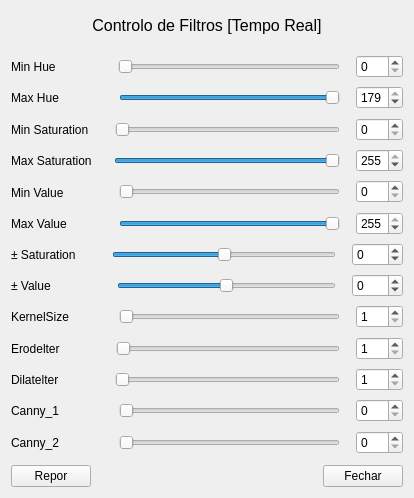
<?xml version="1.0" encoding="UTF-8"?>
<ui version="4.0">
 <class>Form</class>
 <widget class="QWidget" name="Form">
  <property name="geometry">
   <rect>
    <x>0</x>
    <y>0</y>
    <width>414</width>
    <height>498</height>
   </rect>
  </property>
  <property name="minimumSize">
   <size>
    <width>280</width>
    <height>0</height>
   </size>
  </property>
  <property name="windowTitle">
   <string>Controlo de Filtros</string>
  </property>
  <property name="windowIcon">
   <iconset>
    <normaloff>icons/colour.ico</normaloff>icons/colour.ico</iconset>
  </property>
  <layout class="QVBoxLayout" name="verticalLayout">
   <item>
    <spacer name="verticalSpacer">
     <property name="orientation">
      <enum>Qt::Vertical</enum>
     </property>
     <property name="sizeType">
      <enum>QSizePolicy::Preferred</enum>
     </property>
     <property name="sizeHint" stdset="0">
      <size>
       <width>20</width>
       <height>5</height>
      </size>
     </property>
    </spacer>
   </item>
   <item>
    <widget class="QLabel" name="title_lb">
     <property name="sizePolicy">
      <sizepolicy hsizetype="Preferred" vsizetype="Fixed">
       <horstretch>0</horstretch>
       <verstretch>100</verstretch>
      </sizepolicy>
     </property>
     <property name="font">
      <font>
       <family>MS Shell Dlg 2</family>
       <pointsize>12</pointsize>
       <weight>50</weight>
       <italic>false</italic>
       <bold>false</bold>
      </font>
     </property>
     <property name="layoutDirection">
      <enum>Qt::LeftToRight</enum>
     </property>
     <property name="styleSheet">
      <string notr="true">font: 12pt &quot;MS Shell Dlg 2&quot;;</string>
     </property>
     <property name="text">
      <string>Controlo de Filtros [Tempo Real]</string>
     </property>
     <property name="textFormat">
      <enum>Qt::AutoText</enum>
     </property>
     <property name="alignment">
      <set>Qt::AlignCenter</set>
     </property>
    </widget>
   </item>
   <item>
    <spacer name="verticalSpacer_2">
     <property name="orientation">
      <enum>Qt::Vertical</enum>
     </property>
     <property name="sizeType">
      <enum>QSizePolicy::Preferred</enum>
     </property>
     <property name="sizeHint" stdset="0">
      <size>
       <width>20</width>
       <height>13</height>
      </size>
     </property>
    </spacer>
   </item>
   <item>
    <layout class="QHBoxLayout" name="horizontalLayout">
     <item>
      <widget class="QLabel" name="minhue_lb">
       <property name="sizePolicy">
        <sizepolicy hsizetype="Preferred" vsizetype="Expanding">
         <horstretch>0</horstretch>
         <verstretch>0</verstretch>
        </sizepolicy>
       </property>
       <property name="text">
        <string>Min Hue     ⠀      </string>
       </property>
       <property name="scaledContents">
        <bool>false</bool>
       </property>
       <property name="alignment">
        <set>Qt::AlignLeading|Qt::AlignLeft|Qt::AlignVCenter</set>
       </property>
      </widget>
     </item>
     <item>
      <spacer name="horizontalSpacer_6">
       <property name="orientation">
        <enum>Qt::Horizontal</enum>
       </property>
       <property name="sizeType">
        <enum>QSizePolicy::Preferred</enum>
       </property>
       <property name="sizeHint" stdset="0">
        <size>
         <width>10</width>
         <height>20</height>
        </size>
       </property>
      </spacer>
     </item>
     <item>
      <widget class="QSlider" name="minhue_slider">
       <property name="maximum">
        <number>179</number>
       </property>
       <property name="orientation">
        <enum>Qt::Horizontal</enum>
       </property>
      </widget>
     </item>
     <item>
      <spacer name="horizontalSpacer_12">
       <property name="orientation">
        <enum>Qt::Horizontal</enum>
       </property>
       <property name="sizeType">
        <enum>QSizePolicy::Preferred</enum>
       </property>
       <property name="sizeHint" stdset="0">
        <size>
         <width>10</width>
         <height>20</height>
        </size>
       </property>
      </spacer>
     </item>
     <item>
      <widget class="QSpinBox" name="minhue_spinbox">
       <property name="sizePolicy">
        <sizepolicy hsizetype="Preferred" vsizetype="Fixed">
         <horstretch>0</horstretch>
         <verstretch>0</verstretch>
        </sizepolicy>
       </property>
       <property name="minimumSize">
        <size>
         <width>47</width>
         <height>0</height>
        </size>
       </property>
       <property name="inputMethodHints">
        <set>Qt::ImhDigitsOnly</set>
       </property>
       <property name="minimum">
        <number>0</number>
       </property>
       <property name="maximum">
        <number>179</number>
       </property>
       <property name="value">
        <number>0</number>
       </property>
      </widget>
     </item>
    </layout>
   </item>
   <item>
    <layout class="QHBoxLayout" name="horizontalLayout_4">
     <item>
      <widget class="QLabel" name="maxhue_lb">
       <property name="sizePolicy">
        <sizepolicy hsizetype="Preferred" vsizetype="Expanding">
         <horstretch>0</horstretch>
         <verstretch>0</verstretch>
        </sizepolicy>
       </property>
       <property name="text">
        <string>Max Hue             </string>
       </property>
      </widget>
     </item>
     <item>
      <spacer name="horizontalSpacer_4">
       <property name="orientation">
        <enum>Qt::Horizontal</enum>
       </property>
       <property name="sizeType">
        <enum>QSizePolicy::Preferred</enum>
       </property>
       <property name="sizeHint" stdset="0">
        <size>
         <width>10</width>
         <height>20</height>
        </size>
       </property>
      </spacer>
     </item>
     <item>
      <widget class="QSlider" name="maxhue_slider">
       <property name="maximum">
        <number>179</number>
       </property>
       <property name="value">
        <number>179</number>
       </property>
       <property name="orientation">
        <enum>Qt::Horizontal</enum>
       </property>
      </widget>
     </item>
     <item>
      <spacer name="horizontalSpacer_9">
       <property name="orientation">
        <enum>Qt::Horizontal</enum>
       </property>
       <property name="sizeType">
        <enum>QSizePolicy::Preferred</enum>
       </property>
       <property name="sizeHint" stdset="0">
        <size>
         <width>10</width>
         <height>20</height>
        </size>
       </property>
      </spacer>
     </item>
     <item>
      <widget class="QSpinBox" name="maxhue_spinbox">
       <property name="sizePolicy">
        <sizepolicy hsizetype="Preferred" vsizetype="Fixed">
         <horstretch>0</horstretch>
         <verstretch>0</verstretch>
        </sizepolicy>
       </property>
       <property name="minimumSize">
        <size>
         <width>47</width>
         <height>0</height>
        </size>
       </property>
       <property name="inputMethodHints">
        <set>Qt::ImhDigitsOnly</set>
       </property>
       <property name="minimum">
        <number>0</number>
       </property>
       <property name="maximum">
        <number>179</number>
       </property>
       <property name="value">
        <number>179</number>
       </property>
      </widget>
     </item>
    </layout>
   </item>
   <item>
    <layout class="QHBoxLayout" name="horizontalLayout_2">
     <item>
      <widget class="QLabel" name="minsat_lb">
       <property name="sizePolicy">
        <sizepolicy hsizetype="Preferred" vsizetype="Expanding">
         <horstretch>0</horstretch>
         <verstretch>0</verstretch>
        </sizepolicy>
       </property>
       <property name="text">
        <string>Min Saturation   </string>
       </property>
      </widget>
     </item>
     <item>
      <spacer name="horizontalSpacer_5">
       <property name="orientation">
        <enum>Qt::Horizontal</enum>
       </property>
       <property name="sizeType">
        <enum>QSizePolicy::Preferred</enum>
       </property>
       <property name="sizeHint" stdset="0">
        <size>
         <width>10</width>
         <height>20</height>
        </size>
       </property>
      </spacer>
     </item>
     <item>
      <widget class="QSlider" name="minsat_slider">
       <property name="sizePolicy">
        <sizepolicy hsizetype="Expanding" vsizetype="Fixed">
         <horstretch>0</horstretch>
         <verstretch>0</verstretch>
        </sizepolicy>
       </property>
       <property name="maximum">
        <number>255</number>
       </property>
       <property name="orientation">
        <enum>Qt::Horizontal</enum>
       </property>
      </widget>
     </item>
     <item>
      <spacer name="horizontalSpacer_11">
       <property name="orientation">
        <enum>Qt::Horizontal</enum>
       </property>
       <property name="sizeType">
        <enum>QSizePolicy::Preferred</enum>
       </property>
       <property name="sizeHint" stdset="0">
        <size>
         <width>10</width>
         <height>20</height>
        </size>
       </property>
      </spacer>
     </item>
     <item>
      <widget class="QSpinBox" name="minsat_spinbox">
       <property name="sizePolicy">
        <sizepolicy hsizetype="Preferred" vsizetype="Fixed">
         <horstretch>0</horstretch>
         <verstretch>0</verstretch>
        </sizepolicy>
       </property>
       <property name="minimumSize">
        <size>
         <width>47</width>
         <height>0</height>
        </size>
       </property>
       <property name="inputMethodHints">
        <set>Qt::ImhDigitsOnly</set>
       </property>
       <property name="minimum">
        <number>0</number>
       </property>
       <property name="maximum">
        <number>255</number>
       </property>
      </widget>
     </item>
    </layout>
   </item>
   <item>
    <layout class="QHBoxLayout" name="horizontalLayout_5">
     <item>
      <widget class="QLabel" name="maxsat_lb">
       <property name="sizePolicy">
        <sizepolicy hsizetype="Preferred" vsizetype="Expanding">
         <horstretch>0</horstretch>
         <verstretch>0</verstretch>
        </sizepolicy>
       </property>
       <property name="text">
        <string>Max Saturation   </string>
       </property>
      </widget>
     </item>
     <item>
      <spacer name="horizontalSpacer_3">
       <property name="orientation">
        <enum>Qt::Horizontal</enum>
       </property>
       <property name="sizeType">
        <enum>QSizePolicy::Preferred</enum>
       </property>
       <property name="sizeHint" stdset="0">
        <size>
         <width>10</width>
         <height>20</height>
        </size>
       </property>
      </spacer>
     </item>
     <item>
      <widget class="QSlider" name="maxsat_slider">
       <property name="maximum">
        <number>255</number>
       </property>
       <property name="value">
        <number>255</number>
       </property>
       <property name="orientation">
        <enum>Qt::Horizontal</enum>
       </property>
      </widget>
     </item>
     <item>
      <spacer name="horizontalSpacer_8">
       <property name="orientation">
        <enum>Qt::Horizontal</enum>
       </property>
       <property name="sizeType">
        <enum>QSizePolicy::Preferred</enum>
       </property>
       <property name="sizeHint" stdset="0">
        <size>
         <width>10</width>
         <height>20</height>
        </size>
       </property>
      </spacer>
     </item>
     <item>
      <widget class="QSpinBox" name="maxsat_spinbox">
       <property name="sizePolicy">
        <sizepolicy hsizetype="Preferred" vsizetype="Fixed">
         <horstretch>0</horstretch>
         <verstretch>0</verstretch>
        </sizepolicy>
       </property>
       <property name="minimumSize">
        <size>
         <width>47</width>
         <height>0</height>
        </size>
       </property>
       <property name="inputMethodHints">
        <set>Qt::ImhDigitsOnly</set>
       </property>
       <property name="minimum">
        <number>0</number>
       </property>
       <property name="maximum">
        <number>255</number>
       </property>
       <property name="value">
        <number>255</number>
       </property>
      </widget>
     </item>
    </layout>
   </item>
   <item>
    <layout class="QHBoxLayout" name="horizontalLayout_3">
     <item>
      <widget class="QLabel" name="minval_lb">
       <property name="sizePolicy">
        <sizepolicy hsizetype="Preferred" vsizetype="Expanding">
         <horstretch>0</horstretch>
         <verstretch>0</verstretch>
        </sizepolicy>
       </property>
       <property name="text">
        <string>Min Value   ⠀      </string>
       </property>
      </widget>
     </item>
     <item>
      <spacer name="horizontalSpacer">
       <property name="orientation">
        <enum>Qt::Horizontal</enum>
       </property>
       <property name="sizeType">
        <enum>QSizePolicy::Preferred</enum>
       </property>
       <property name="sizeHint" stdset="0">
        <size>
         <width>10</width>
         <height>20</height>
        </size>
       </property>
      </spacer>
     </item>
     <item>
      <widget class="QSlider" name="minval_slider">
       <property name="maximum">
        <number>255</number>
       </property>
       <property name="orientation">
        <enum>Qt::Horizontal</enum>
       </property>
      </widget>
     </item>
     <item>
      <spacer name="horizontalSpacer_10">
       <property name="orientation">
        <enum>Qt::Horizontal</enum>
       </property>
       <property name="sizeType">
        <enum>QSizePolicy::Preferred</enum>
       </property>
       <property name="sizeHint" stdset="0">
        <size>
         <width>10</width>
         <height>20</height>
        </size>
       </property>
      </spacer>
     </item>
     <item>
      <widget class="QSpinBox" name="minval_spinbox">
       <property name="sizePolicy">
        <sizepolicy hsizetype="Preferred" vsizetype="Fixed">
         <horstretch>0</horstretch>
         <verstretch>0</verstretch>
        </sizepolicy>
       </property>
       <property name="minimumSize">
        <size>
         <width>47</width>
         <height>0</height>
        </size>
       </property>
       <property name="inputMethodHints">
        <set>Qt::ImhDigitsOnly</set>
       </property>
       <property name="minimum">
        <number>0</number>
       </property>
       <property name="maximum">
        <number>255</number>
       </property>
      </widget>
     </item>
    </layout>
   </item>
   <item>
    <layout class="QHBoxLayout" name="horizontalLayout_6">
     <item>
      <widget class="QLabel" name="maxval_lb">
       <property name="enabled">
        <bool>true</bool>
       </property>
       <property name="sizePolicy">
        <sizepolicy hsizetype="Preferred" vsizetype="Expanding">
         <horstretch>0</horstretch>
         <verstretch>0</verstretch>
        </sizepolicy>
       </property>
       <property name="text">
        <string>Max Value    ⠀    </string>
       </property>
      </widget>
     </item>
     <item>
      <spacer name="horizontalSpacer_2">
       <property name="orientation">
        <enum>Qt::Horizontal</enum>
       </property>
       <property name="sizeType">
        <enum>QSizePolicy::Preferred</enum>
       </property>
       <property name="sizeHint" stdset="0">
        <size>
         <width>10</width>
         <height>20</height>
        </size>
       </property>
      </spacer>
     </item>
     <item>
      <widget class="QSlider" name="maxval_slider">
       <property name="maximum">
        <number>255</number>
       </property>
       <property name="value">
        <number>255</number>
       </property>
       <property name="orientation">
        <enum>Qt::Horizontal</enum>
       </property>
      </widget>
     </item>
     <item>
      <spacer name="horizontalSpacer_7">
       <property name="orientation">
        <enum>Qt::Horizontal</enum>
       </property>
       <property name="sizeType">
        <enum>QSizePolicy::Preferred</enum>
       </property>
       <property name="sizeHint" stdset="0">
        <size>
         <width>10</width>
         <height>20</height>
        </size>
       </property>
      </spacer>
     </item>
     <item>
      <widget class="QSpinBox" name="maxval_spinbox">
       <property name="sizePolicy">
        <sizepolicy hsizetype="Preferred" vsizetype="Fixed">
         <horstretch>0</horstretch>
         <verstretch>0</verstretch>
        </sizepolicy>
       </property>
       <property name="minimumSize">
        <size>
         <width>47</width>
         <height>0</height>
        </size>
       </property>
       <property name="inputMethodHints">
        <set>Qt::ImhDigitsOnly</set>
       </property>
       <property name="minimum">
        <number>0</number>
       </property>
       <property name="maximum">
        <number>255</number>
       </property>
       <property name="value">
        <number>255</number>
       </property>
      </widget>
     </item>
    </layout>
   </item>
   <item>
    <layout class="QHBoxLayout" name="horizontalLayout_7">
     <item>
      <widget class="QLabel" name="addsubsat_lb">
       <property name="sizePolicy">
        <sizepolicy hsizetype="Preferred" vsizetype="Expanding">
         <horstretch>0</horstretch>
         <verstretch>0</verstretch>
        </sizepolicy>
       </property>
       <property name="text">
        <string>± Saturation      </string>
       </property>
      </widget>
     </item>
     <item>
      <spacer name="horizontalSpacer_13">
       <property name="orientation">
        <enum>Qt::Horizontal</enum>
       </property>
       <property name="sizeType">
        <enum>QSizePolicy::Preferred</enum>
       </property>
       <property name="sizeHint" stdset="0">
        <size>
         <width>10</width>
         <height>20</height>
        </size>
       </property>
      </spacer>
     </item>
     <item>
      <widget class="QSlider" name="sataddsub_slider">
       <property name="minimum">
        <number>-255</number>
       </property>
       <property name="maximum">
        <number>255</number>
       </property>
       <property name="value">
        <number>0</number>
       </property>
       <property name="orientation">
        <enum>Qt::Horizontal</enum>
       </property>
      </widget>
     </item>
     <item>
      <spacer name="horizontalSpacer_14">
       <property name="orientation">
        <enum>Qt::Horizontal</enum>
       </property>
       <property name="sizeType">
        <enum>QSizePolicy::Preferred</enum>
       </property>
       <property name="sizeHint" stdset="0">
        <size>
         <width>10</width>
         <height>20</height>
        </size>
       </property>
      </spacer>
     </item>
     <item>
      <widget class="QSpinBox" name="sataddsub_spinbox">
       <property name="sizePolicy">
        <sizepolicy hsizetype="Preferred" vsizetype="Fixed">
         <horstretch>0</horstretch>
         <verstretch>0</verstretch>
        </sizepolicy>
       </property>
       <property name="minimumSize">
        <size>
         <width>47</width>
         <height>0</height>
        </size>
       </property>
       <property name="inputMethodHints">
        <set>Qt::ImhDigitsOnly</set>
       </property>
       <property name="minimum">
        <number>-255</number>
       </property>
       <property name="maximum">
        <number>255</number>
       </property>
      </widget>
     </item>
    </layout>
   </item>
   <item>
    <layout class="QHBoxLayout" name="horizontalLayout_8">
     <item>
      <widget class="QLabel" name="addsubsat_lb_2">
       <property name="sizePolicy">
        <sizepolicy hsizetype="Preferred" vsizetype="Expanding">
         <horstretch>0</horstretch>
         <verstretch>0</verstretch>
        </sizepolicy>
       </property>
       <property name="text">
        <string>± Value               </string>
       </property>
      </widget>
     </item>
     <item>
      <spacer name="horizontalSpacer_17">
       <property name="orientation">
        <enum>Qt::Horizontal</enum>
       </property>
       <property name="sizeType">
        <enum>QSizePolicy::Preferred</enum>
       </property>
       <property name="sizeHint" stdset="0">
        <size>
         <width>10</width>
         <height>20</height>
        </size>
       </property>
      </spacer>
     </item>
     <item>
      <widget class="QSlider" name="valaddsub_slider">
       <property name="minimum">
        <number>-255</number>
       </property>
       <property name="maximum">
        <number>255</number>
       </property>
       <property name="value">
        <number>0</number>
       </property>
       <property name="orientation">
        <enum>Qt::Horizontal</enum>
       </property>
      </widget>
     </item>
     <item>
      <spacer name="horizontalSpacer_18">
       <property name="orientation">
        <enum>Qt::Horizontal</enum>
       </property>
       <property name="sizeType">
        <enum>QSizePolicy::Preferred</enum>
       </property>
       <property name="sizeHint" stdset="0">
        <size>
         <width>10</width>
         <height>20</height>
        </size>
       </property>
      </spacer>
     </item>
     <item>
      <widget class="QSpinBox" name="valaddsub_spinbox">
       <property name="sizePolicy">
        <sizepolicy hsizetype="Preferred" vsizetype="Fixed">
         <horstretch>0</horstretch>
         <verstretch>0</verstretch>
        </sizepolicy>
       </property>
       <property name="minimumSize">
        <size>
         <width>47</width>
         <height>0</height>
        </size>
       </property>
       <property name="inputMethodHints">
        <set>Qt::ImhDigitsOnly</set>
       </property>
       <property name="minimum">
        <number>-255</number>
       </property>
       <property name="maximum">
        <number>255</number>
       </property>
      </widget>
     </item>
    </layout>
   </item>
   <item>
    <layout class="QHBoxLayout" name="horizontalLayout_11">
     <item>
      <widget class="QLabel" name="kernelsize_lb">
       <property name="sizePolicy">
        <sizepolicy hsizetype="Preferred" vsizetype="Expanding">
         <horstretch>0</horstretch>
         <verstretch>0</verstretch>
        </sizepolicy>
       </property>
       <property name="text">
        <string>KernelSize          </string>
       </property>
      </widget>
     </item>
     <item>
      <spacer name="horizontalSpacer_19">
       <property name="orientation">
        <enum>Qt::Horizontal</enum>
       </property>
       <property name="sizeType">
        <enum>QSizePolicy::Preferred</enum>
       </property>
       <property name="sizeHint" stdset="0">
        <size>
         <width>10</width>
         <height>20</height>
        </size>
       </property>
      </spacer>
     </item>
     <item>
      <widget class="QSlider" name="kernelsize_slider">
       <property name="minimum">
        <number>1</number>
       </property>
       <property name="maximum">
        <number>30</number>
       </property>
       <property name="pageStep">
        <number>1</number>
       </property>
       <property name="value">
        <number>1</number>
       </property>
       <property name="orientation">
        <enum>Qt::Horizontal</enum>
       </property>
      </widget>
     </item>
     <item>
      <spacer name="horizontalSpacer_20">
       <property name="orientation">
        <enum>Qt::Horizontal</enum>
       </property>
       <property name="sizeType">
        <enum>QSizePolicy::Preferred</enum>
       </property>
       <property name="sizeHint" stdset="0">
        <size>
         <width>10</width>
         <height>20</height>
        </size>
       </property>
      </spacer>
     </item>
     <item>
      <widget class="QSpinBox" name="kernelsize_spinbox">
       <property name="sizePolicy">
        <sizepolicy hsizetype="Preferred" vsizetype="Fixed">
         <horstretch>0</horstretch>
         <verstretch>0</verstretch>
        </sizepolicy>
       </property>
       <property name="minimumSize">
        <size>
         <width>47</width>
         <height>0</height>
        </size>
       </property>
       <property name="inputMethodHints">
        <set>Qt::ImhDigitsOnly</set>
       </property>
       <property name="minimum">
        <number>1</number>
       </property>
       <property name="maximum">
        <number>30</number>
       </property>
      </widget>
     </item>
    </layout>
   </item>
   <item>
    <layout class="QHBoxLayout" name="horizontalLayout_12">
     <item>
      <widget class="QLabel" name="erodelter_lb">
       <property name="sizePolicy">
        <sizepolicy hsizetype="Preferred" vsizetype="Expanding">
         <horstretch>0</horstretch>
         <verstretch>0</verstretch>
        </sizepolicy>
       </property>
       <property name="text">
        <string>Erodelter            </string>
       </property>
      </widget>
     </item>
     <item>
      <spacer name="horizontalSpacer_21">
       <property name="orientation">
        <enum>Qt::Horizontal</enum>
       </property>
       <property name="sizeType">
        <enum>QSizePolicy::Preferred</enum>
       </property>
       <property name="sizeHint" stdset="0">
        <size>
         <width>10</width>
         <height>20</height>
        </size>
       </property>
      </spacer>
     </item>
     <item>
      <widget class="QSlider" name="erodelter_slider">
       <property name="minimum">
        <number>1</number>
       </property>
       <property name="maximum">
        <number>5</number>
       </property>
       <property name="value">
        <number>1</number>
       </property>
       <property name="orientation">
        <enum>Qt::Horizontal</enum>
       </property>
      </widget>
     </item>
     <item>
      <spacer name="horizontalSpacer_22">
       <property name="orientation">
        <enum>Qt::Horizontal</enum>
       </property>
       <property name="sizeType">
        <enum>QSizePolicy::Preferred</enum>
       </property>
       <property name="sizeHint" stdset="0">
        <size>
         <width>10</width>
         <height>20</height>
        </size>
       </property>
      </spacer>
     </item>
     <item>
      <widget class="QSpinBox" name="erodelter_spinbox">
       <property name="sizePolicy">
        <sizepolicy hsizetype="Preferred" vsizetype="Fixed">
         <horstretch>0</horstretch>
         <verstretch>0</verstretch>
        </sizepolicy>
       </property>
       <property name="minimumSize">
        <size>
         <width>47</width>
         <height>0</height>
        </size>
       </property>
       <property name="inputMethodHints">
        <set>Qt::ImhDigitsOnly</set>
       </property>
       <property name="minimum">
        <number>1</number>
       </property>
       <property name="maximum">
        <number>5</number>
       </property>
      </widget>
     </item>
    </layout>
   </item>
   <item>
    <layout class="QHBoxLayout" name="horizontalLayout_15">
     <item>
      <widget class="QLabel" name="dilatelter_lb">
       <property name="sizePolicy">
        <sizepolicy hsizetype="Preferred" vsizetype="Expanding">
         <horstretch>0</horstretch>
         <verstretch>0</verstretch>
        </sizepolicy>
       </property>
       <property name="text">
        <string>Dilatelter            </string>
       </property>
      </widget>
     </item>
     <item>
      <spacer name="horizontalSpacer_27">
       <property name="orientation">
        <enum>Qt::Horizontal</enum>
       </property>
       <property name="sizeType">
        <enum>QSizePolicy::Preferred</enum>
       </property>
       <property name="sizeHint" stdset="0">
        <size>
         <width>10</width>
         <height>20</height>
        </size>
       </property>
      </spacer>
     </item>
     <item>
      <widget class="QSlider" name="dilatelter_slider">
       <property name="minimum">
        <number>1</number>
       </property>
       <property name="maximum">
        <number>5</number>
       </property>
       <property name="value">
        <number>1</number>
       </property>
       <property name="orientation">
        <enum>Qt::Horizontal</enum>
       </property>
      </widget>
     </item>
     <item>
      <spacer name="horizontalSpacer_28">
       <property name="orientation">
        <enum>Qt::Horizontal</enum>
       </property>
       <property name="sizeType">
        <enum>QSizePolicy::Preferred</enum>
       </property>
       <property name="sizeHint" stdset="0">
        <size>
         <width>10</width>
         <height>20</height>
        </size>
       </property>
      </spacer>
     </item>
     <item>
      <widget class="QSpinBox" name="dilatelter_spinbox">
       <property name="sizePolicy">
        <sizepolicy hsizetype="Preferred" vsizetype="Fixed">
         <horstretch>0</horstretch>
         <verstretch>0</verstretch>
        </sizepolicy>
       </property>
       <property name="minimumSize">
        <size>
         <width>47</width>
         <height>0</height>
        </size>
       </property>
       <property name="inputMethodHints">
        <set>Qt::ImhDigitsOnly</set>
       </property>
       <property name="minimum">
        <number>1</number>
       </property>
       <property name="maximum">
        <number>5</number>
       </property>
      </widget>
     </item>
    </layout>
   </item>
   <item>
    <layout class="QHBoxLayout" name="horizontalLayout_14">
     <item>
      <widget class="QLabel" name="canny1_lb">
       <property name="sizePolicy">
        <sizepolicy hsizetype="Preferred" vsizetype="Expanding">
         <horstretch>0</horstretch>
         <verstretch>0</verstretch>
        </sizepolicy>
       </property>
       <property name="text">
        <string>Canny_1             </string>
       </property>
      </widget>
     </item>
     <item>
      <spacer name="horizontalSpacer_25">
       <property name="orientation">
        <enum>Qt::Horizontal</enum>
       </property>
       <property name="sizeType">
        <enum>QSizePolicy::Preferred</enum>
       </property>
       <property name="sizeHint" stdset="0">
        <size>
         <width>10</width>
         <height>20</height>
        </size>
       </property>
      </spacer>
     </item>
     <item>
      <widget class="QSlider" name="canny1_slider">
       <property name="minimum">
        <number>0</number>
       </property>
       <property name="maximum">
        <number>200</number>
       </property>
       <property name="value">
        <number>0</number>
       </property>
       <property name="orientation">
        <enum>Qt::Horizontal</enum>
       </property>
      </widget>
     </item>
     <item>
      <spacer name="horizontalSpacer_26">
       <property name="orientation">
        <enum>Qt::Horizontal</enum>
       </property>
       <property name="sizeType">
        <enum>QSizePolicy::Preferred</enum>
       </property>
       <property name="sizeHint" stdset="0">
        <size>
         <width>10</width>
         <height>20</height>
        </size>
       </property>
      </spacer>
     </item>
     <item>
      <widget class="QSpinBox" name="canny1_spinbox">
       <property name="sizePolicy">
        <sizepolicy hsizetype="Preferred" vsizetype="Fixed">
         <horstretch>0</horstretch>
         <verstretch>0</verstretch>
        </sizepolicy>
       </property>
       <property name="minimumSize">
        <size>
         <width>47</width>
         <height>0</height>
        </size>
       </property>
       <property name="inputMethodHints">
        <set>Qt::ImhDigitsOnly</set>
       </property>
       <property name="minimum">
        <number>0</number>
       </property>
       <property name="maximum">
        <number>200</number>
       </property>
      </widget>
     </item>
    </layout>
   </item>
   <item>
    <layout class="QHBoxLayout" name="horizontalLayout_13">
     <item>
      <widget class="QLabel" name="canny2_lb">
       <property name="sizePolicy">
        <sizepolicy hsizetype="Preferred" vsizetype="Expanding">
         <horstretch>0</horstretch>
         <verstretch>0</verstretch>
        </sizepolicy>
       </property>
       <property name="text">
        <string>Canny_2             </string>
       </property>
      </widget>
     </item>
     <item>
      <spacer name="horizontalSpacer_23">
       <property name="orientation">
        <enum>Qt::Horizontal</enum>
       </property>
       <property name="sizeType">
        <enum>QSizePolicy::Preferred</enum>
       </property>
       <property name="sizeHint" stdset="0">
        <size>
         <width>10</width>
         <height>20</height>
        </size>
       </property>
      </spacer>
     </item>
     <item>
      <widget class="QSlider" name="canny2_slider">
       <property name="minimum">
        <number>0</number>
       </property>
       <property name="maximum">
        <number>500</number>
       </property>
       <property name="value">
        <number>0</number>
       </property>
       <property name="orientation">
        <enum>Qt::Horizontal</enum>
       </property>
      </widget>
     </item>
     <item>
      <spacer name="horizontalSpacer_24">
       <property name="orientation">
        <enum>Qt::Horizontal</enum>
       </property>
       <property name="sizeType">
        <enum>QSizePolicy::Preferred</enum>
       </property>
       <property name="sizeHint" stdset="0">
        <size>
         <width>10</width>
         <height>20</height>
        </size>
       </property>
      </spacer>
     </item>
     <item>
      <widget class="QSpinBox" name="canny2_spinbox">
       <property name="sizePolicy">
        <sizepolicy hsizetype="Preferred" vsizetype="Fixed">
         <horstretch>0</horstretch>
         <verstretch>0</verstretch>
        </sizepolicy>
       </property>
       <property name="minimumSize">
        <size>
         <width>47</width>
         <height>0</height>
        </size>
       </property>
       <property name="inputMethodHints">
        <set>Qt::ImhDigitsOnly</set>
       </property>
       <property name="minimum">
        <number>0</number>
       </property>
       <property name="maximum">
        <number>500</number>
       </property>
      </widget>
     </item>
    </layout>
   </item>
   <item>
    <spacer name="verticalSpacer_4">
     <property name="orientation">
      <enum>Qt::Vertical</enum>
     </property>
     <property name="sizeType">
      <enum>QSizePolicy::Preferred</enum>
     </property>
     <property name="sizeHint" stdset="0">
      <size>
       <width>20</width>
       <height>4</height>
      </size>
     </property>
    </spacer>
   </item>
   <item>
    <layout class="QHBoxLayout" name="horizontalLayout_10">
     <item>
      <widget class="QPushButton" name="reset_bt">
       <property name="text">
        <string>Repor</string>
       </property>
      </widget>
     </item>
     <item>
      <spacer name="horizontalSpacer_15">
       <property name="orientation">
        <enum>Qt::Horizontal</enum>
       </property>
       <property name="sizeHint" stdset="0">
        <size>
         <width>40</width>
         <height>20</height>
        </size>
       </property>
      </spacer>
     </item>
     <item>
      <widget class="QPushButton" name="close_bt">
       <property name="text">
        <string>Fechar</string>
       </property>
      </widget>
     </item>
    </layout>
   </item>
  </layout>
 </widget>
 <resources/>
 <connections/>
</ui>
